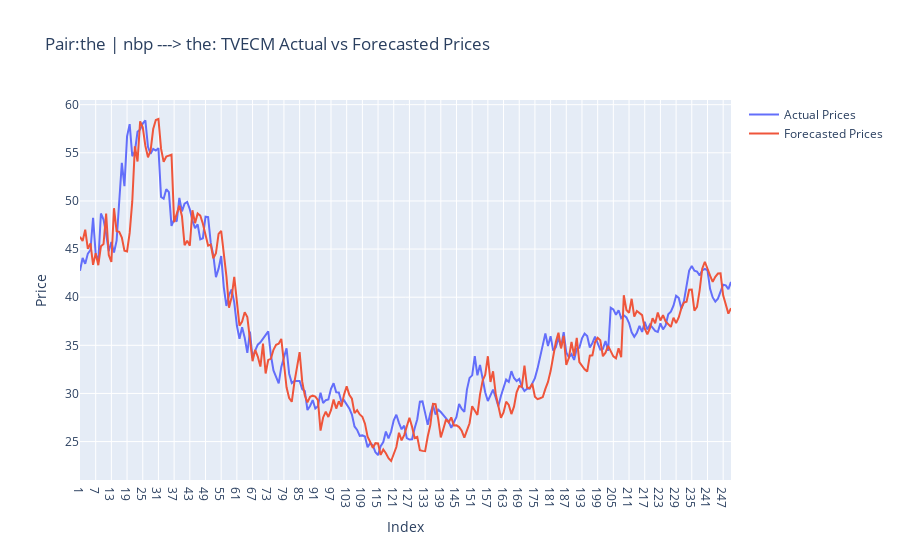

The code cell stored with this chart in its notebook:
### Code cell
%R -o hub1_forecast_comparison
%R -o hub1_name
%R -o hub2_name

hub1_forecast_comparison = hub1_forecast_comparison

actual_trace = go.Scatter(
    x=hub1_forecast_comparison.index,
    y=hub1_forecast_comparison['Actual'],
    mode='lines',
    name='Actual Prices'
)

forecasted_trace = go.Scatter(
    x=hub1_forecast_comparison.index,
    y=hub1_forecast_comparison['Forecasted'],
    mode='lines',
    name='Forecasted Prices'
)

heading = "Pair:" + hub1_name.item() + " | " + hub2_name.item() + " ---> " + hub1_name.item() + ': TVECM Actual vs Forecasted Prices'
# Create the plot
layout = go.Layout(
    title = heading,
    xaxis=dict(title='Index'),
    yaxis=dict(title='Price'),
)

fig = go.Figure(data=[actual_trace, forecasted_trace], layout=layout)
fig.show()

### Figure 1 — Plotly figure (JSON) as saved in the notebook; plotly's stock layout.template omitted (floating-point values rounded to 4 significant figures; data arrays with more than 128 entries replaced by an {"elided": "..."} marker saying what was removed)
{"data": [{"mode": "lines", "name": "Actual Prices", "type": "scatter", "x": {"elided": "250 str values"}, "y": {"elided": "250 float values"}}, {"mode": "lines", "name": "Forecasted Prices", "type": "scatter", "x": {"elided": "250 str values"}, "y": {"elided": "250 float values"}}], "layout": {"title": {"text": "Pair:the | nbp ---> the: TVECM Actual vs Forecasted Prices"}, "xaxis": {"title": {"text": "Index"}}, "yaxis": {"title": {"text": "Price"}}}}
